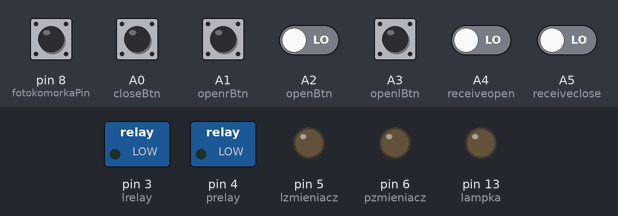
The sketch below on a simulated Arduino Uno, built with avr-gcc and run on an emulated ATmega328P. On the bench: switched loads named in the sketch (green lamp = pin HIGH), output pins drawn as LEDs (lit = HIGH). The inputs (shaded band) are chosen by the test bench; at power-on: A0 (closeBtn), A1 (openrBtn), A2 (openBtn), A3 (openlBtn), A4 (receiveopen), A5 (receiveclose), pin 8 (fotokomorkaPin) LOW.

Above: at 1.2 s.
1.3 s: A0 (closeBtn) pulled HIGH for 0.15 s
At 1.7 s:
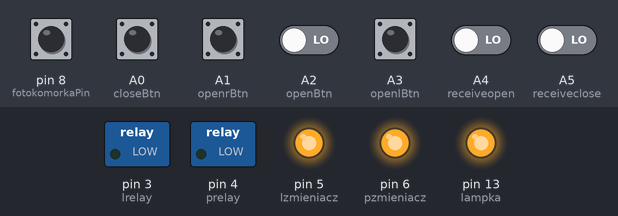
At 3.0 s:
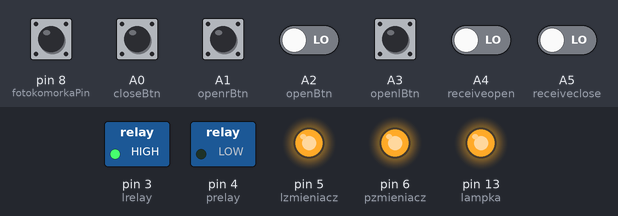
6.3 s: A0 (closeBtn) driven HIGH and A2 (openBtn) driven HIGH
9.3 s: A2 (openBtn) driven LOW
At 14.6 s:
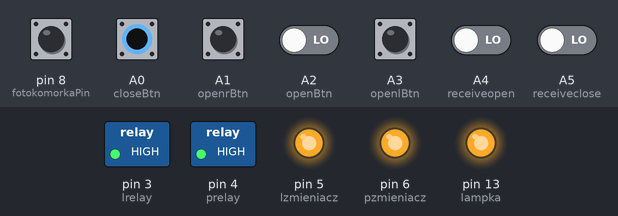
Timing chart, 0 to 16.1 s (numbered marks = the images above; inputs shaded):
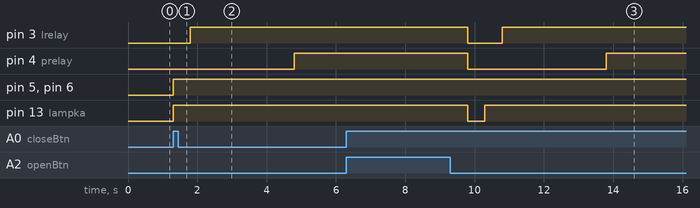

Measured:
- after the input at 1.3 s, pin 3 (lrelay): LOW → HIGH after 0.50 s; pin 4 (prelay): LOW → HIGH after 3.5 s; pin 5 (lzmieniacz), pin 6 (pzmieniacz), pin 13 (lampka): LOW → HIGH at once
- after the input at 6.3 s, every drawn part: stays the same
- after the input at 9.3 s, pin 5 (lzmieniacz), pin 6 (pzmieniacz): stays HIGH (without the input it goes to LOW after 1.0 s)

The sketch:

brama.ino
```cpp
int lampka = 13;
int pzmieniacz = 6;
int lzmieniacz = 5;
int prelay = 4;
int lrelay = 3;
int receiveclose = A5;
int receiveopen = A4;
int openBtn = A2;
int closeBtn = A0;
int openlBtn = A3;
int openrBtn = A1;
int fotokomorkaPin = 8;

void otworzBrame();
void zamknijBrame();

void setup() {
  pinMode(lampka, OUTPUT);
  pinMode(pzmieniacz, OUTPUT);
  pinMode(lzmieniacz, OUTPUT);
  pinMode(prelay, OUTPUT);
  pinMode(lrelay, OUTPUT);
  pinMode(receiveclose, INPUT);
  pinMode(receiveopen, INPUT);
  pinMode(openBtn, INPUT);
  pinMode(closeBtn, INPUT);
  pinMode(openlBtn, INPUT);
  pinMode(openrBtn, INPUT);
  pinMode(fotokomorkaPin, INPUT);

  digitalWrite(lampka, LOW);
  digitalWrite(pzmieniacz, LOW);
  digitalWrite(lzmieniacz, LOW);
  digitalWrite(prelay, LOW);
  digitalWrite(lrelay, LOW);
}

void loop() {
  if ((digitalRead(openBtn) == HIGH || digitalRead(receiveopen) == HIGH) && digitalRead(fotokomorkaPin) == LOW) {
    otworzBrame();
    delay(500);
  }

  if ((digitalRead(closeBtn) == HIGH || digitalRead(receiveclose) == HIGH) && digitalRead(fotokomorkaPin) == LOW) {
    zamknijBrame();
    delay(500);
  }

  if (digitalRead(openlBtn) == HIGH && digitalRead(fotokomorkaPin) == LOW) {
    //otwieranie lewej ale narazie bez tego(trzeba byłoby zrobić w przypadku lewej aby prawa też się otwierała troche)
    delay(500);
  }

  if (digitalRead(openrBtn) == HIGH && digitalRead(fotokomorkaPin) == LOW ) {
     //otwieranie prawej ale narazie bez tego
    delay(500);

  }
}

void otworzBrame() {
  digitalWrite(lampka, HIGH);

  digitalWrite(pzmieniacz, LOW);
  digitalWrite(lzmieniacz, LOW);
  delay(500);

  digitalWrite(prelay, HIGH);
  delay(3000);  //czas pomiędzy startem pierwszej połówki a startem drugiej
  digitalWrite(lrelay, HIGH);

  delay(5000); //czas otwierania bramy zmienić tak jak ma być

  digitalWrite(prelay, LOW);
  digitalWrite(lrelay, LOW);

  digitalWrite(lampka, LOW);
}

void zamknijBrame() {
  digitalWrite(lampka, HIGH);

  digitalWrite(lzmieniacz, HIGH);
  digitalWrite(pzmieniacz, HIGH);
  delay(500);

  digitalWrite(lrelay, HIGH);
  delay(3000);       //czas pomiędzy startem pierwszej połówki a startem drugiej
  digitalWrite(prelay, HIGH);

  delay(5000); //czas zamykania bramy zmienić tak jak ma być

  digitalWrite(lrelay, LOW);
  digitalWrite(prelay, LOW);

  digitalWrite(lampka, LOW);
}
```
